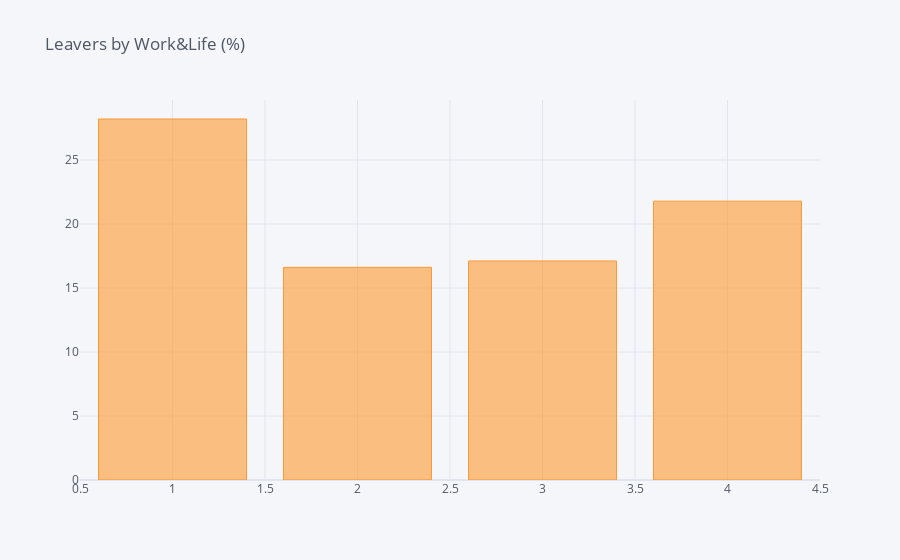

The code cell stored with this chart in its notebook:
### Code cell
df_WorkLifeBalance = pd.DataFrame(columns=["Work&Life", "% of Leavers"])
i=0
for field in list(df['Work&Life'].unique()):
    ratio = df[(df['Work&Life']==field)&(df['Turnover']=="Yes")].shape[0] / df[df['Work&Life']==field].shape[0]
    df_WorkLifeBalance.loc[i] = (field, ratio*100)
    i += 1
    print("In {}, the ratio of leavers is {:.2f}%".format(field, ratio*100))    
df_WLB = df_WorkLifeBalance.groupby(by="Work&Life").sum()
df_WLB.iplot(kind='bar',title='Leavers by Work&Life (%)')

### Figure 1 — Plotly figure (JSON) as saved in the notebook; plotly's stock layout.template omitted (floating-point values rounded to 4 significant figures)
{"data": [{"marker": {"color": "rgba(255, 153, 51, 0.6)", "line": {"color": "rgba(255, 153, 51, 1.0)", "width": 1}}, "name": "% of Leavers", "orientation": "v", "text": "", "type": "bar", "x": [1, 2, 3, 4], "y": [28.21, 16.61, 17.11, 21.79]}], "layout": {"legend": {"bgcolor": "#F5F6F9", "font": {"color": "#4D5663"}}, "paper_bgcolor": "#F5F6F9", "plot_bgcolor": "#F5F6F9", "title": {"font": {"color": "#4D5663"}, "text": "Leavers by Work&Life (%)"}, "xaxis": {"gridcolor": "#E1E5ED", "showgrid": true, "tickfont": {"color": "#4D5663"}, "title": {"font": {"color": "#4D5663"}, "text": ""}, "zerolinecolor": "#E1E5ED"}, "yaxis": {"gridcolor": "#E1E5ED", "showgrid": true, "tickfont": {"color": "#4D5663"}, "title": {"font": {"color": "#4D5663"}, "text": ""}, "zerolinecolor": "#E1E5ED"}}}
